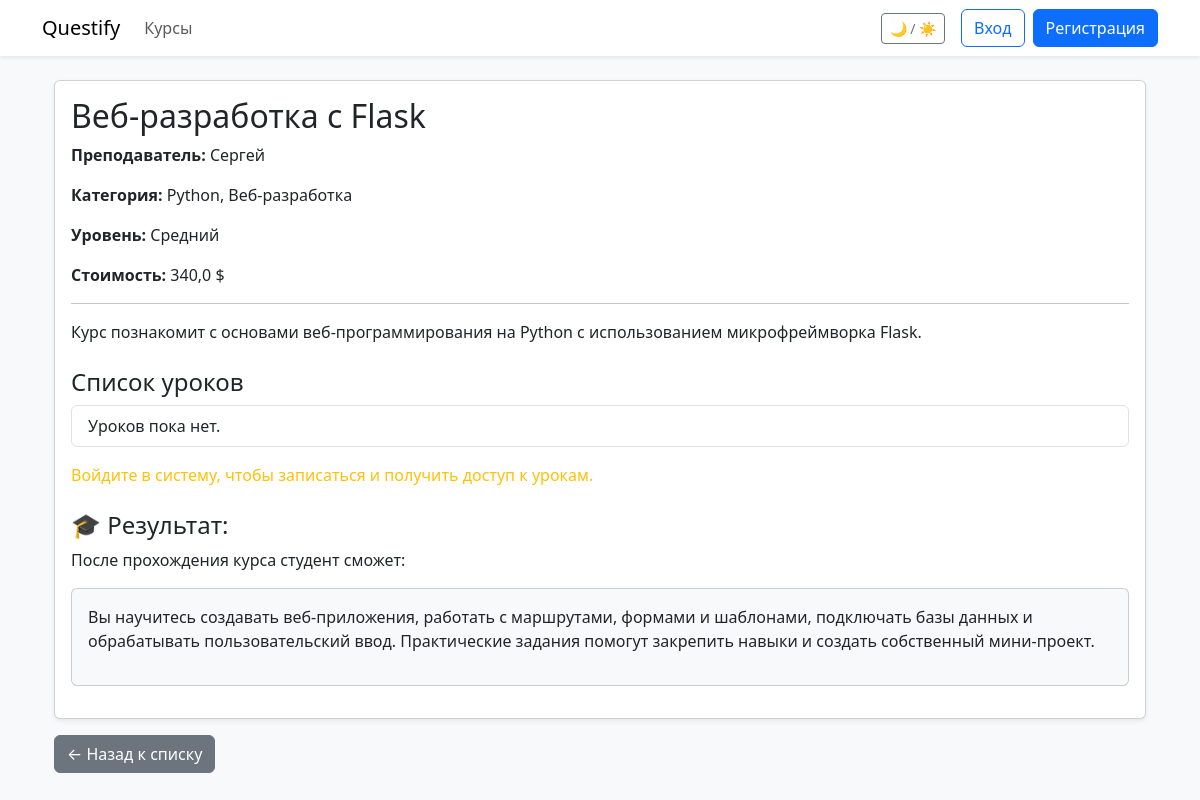
Before: /course/course/4/ with the older database file.
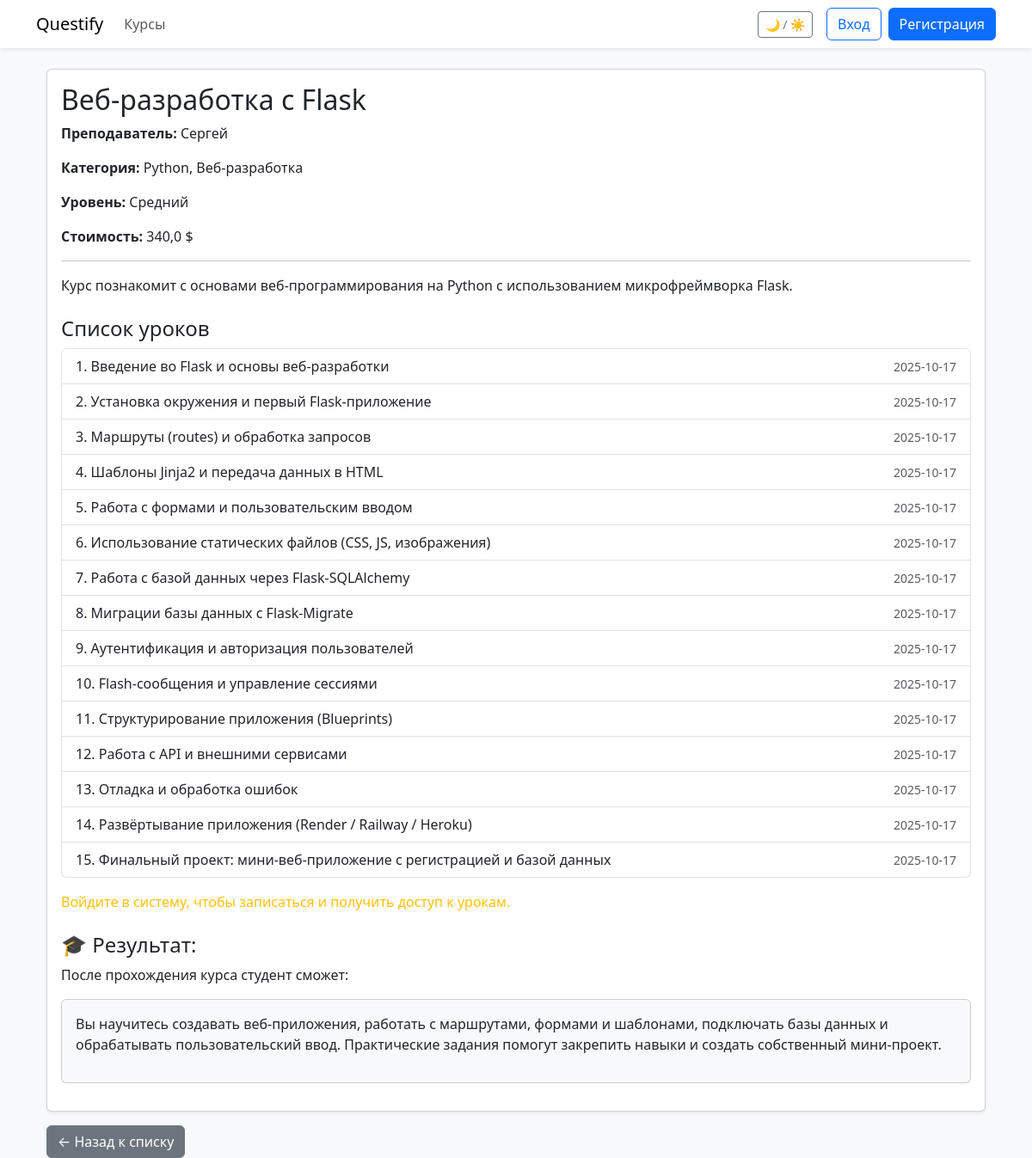
After: the same page with the newer database file.
### course/models/course.py (models this page shows, shortened)
class Category(models.Model):
    name = models.CharField("Название категории", max_length=30, unique=True)
    class Meta:
        verbose_name = "Категория"
        verbose_name_plural = "Категории"

### course/models/lesson.py (models this page shows, shortened)
class Lesson(models.Model):
    course = models.ForeignKey(Course, on_delete=models.CASCADE, related_name="lessons",verbose_name="Курс")
    title = models.CharField("Название урока", max_length=200)
    content = models.TextField("Содержание урока", blank=True, null=True)
    order = models.PositiveIntegerField("Порядковый номер урока", default=1)
    published = models.DateTimeField("Дата публикации", default=timezone.now)
    class Meta:
        verbose_name = "Урок"
        verbose_name_plural = "Уроки"
        ordering = ["order"]

### course/views.py (the view)
# urls.py: path('course/<int:pk>/', CourseDetailView.as_view(), name='course_detail'),
class CourseDetailView(DetailView):
    model = Course
    template_name = "course/course_detail.html"
    context_object_name = "course"

### course/templates/course/course_detail.html
{% extends "base.html" %}
{% block content %}
<div class="container mt-4">
  <div class="card shadow-sm">
    <div class="card-body">
      <h2 class="card-title">{{ course.title }}</h2>
      <p><strong>Преподаватель:</strong> {{ course.teacher }}</p>
      <p><strong>Категория:</strong>
        {% for cat in course.category.all %}
          {{ cat.name }}{% if not forloop.last %}, {% endif %}
        {% empty %}
          Нет
        {% endfor %}
      </p>
      <p><strong>Уровень:</strong> {{ course.get_level_display }}</p>
      <p><strong>Стоимость:</strong> {{ course.price }} $</p>
      <hr>
      <p>{{ course.description }}</p>
      <h4 class="mt-4">Список уроков</h4>
      <ul class="list-group">
        {% for lesson in course.lessons.all %}
          <li class="list-group-item d-flex justify-content-between align-items-center">
            <div>
              {% if user.is_authenticated and user.is_superuser or course.teacher == user or user in course.students.all %}
                <a href="{% url 'course:lesson_detail' course.pk lesson.pk %}">
                  {{ lesson.order }}. {{ lesson.title }}
                </a>
              {% else %}
                <span>{{ lesson.order }}. {{ lesson.title }}</span>
              {% endif %}
            </div>
            <small class="text-muted">{{ lesson.published|date:"Y-m-d" }}</small>
          </li>
        {% empty %}
          <li class="list-group-item">Уроков пока нет.</li>
        {% endfor %}
      </ul>
      {% if user.is_authenticated %}
        {% if user.role == "student" %}
          {% if user in course.students.all %}
            <p class="text-success mt-3">✅ Вы записаны на этот курс</p>
          {% else %}
            <a href="{% url 'course:enroll_course' course.id %}" class="btn btn-primary mt-3">Записаться на курс</a>
          {% endif %}
        {% endif %}
      {% else %}
        <p class="mt-3 text-warning">Войдите в систему, чтобы записаться и получить доступ к урокам.</p>
      {% endif %}
      {% if course.outcome %}
        <h4 class="mt-4">🎓 Результат:</h4>
        <p>После прохождения курса студент сможет:</p>
        <div class="card p-3 bg-light mb-3">
          {{ course.outcome|linebreaks }}
        </div>
      {% endif %}
    </div>
  </div>
  <a href="{% url 'course:course_list' %}" class="btn btn-secondary mt-3">← Назад к списку</a>
</div>
{% endblock %}

Changed rows visible on the page:
added Lesson: order "1", title "Введение во Flask и основы веб-разработки", published "2025-10-17"
added Lesson: order "2", title "Установка окружения и первый Flask-приложение", published "2025-10-17"
added Lesson: order "3", title "Маршруты (routes) и обработка запросов", published "2025-10-17"
added Lesson: order "4", title "Шаблоны Jinja2 и передача данных в HTML", published "2025-10-17"
added Lesson: order "5", title "Работа с формами и пользовательским вводом", published "2025-10-17"
added Lesson: order "6", title "Использование статических файлов (CSS, JS, изображения)", published "2025-10-17"
added Lesson: order "7", title "Работа с базой данных через Flask-SQLAlchemy", published "2025-10-17"
added Lesson: order "8", title "Миграции базы данных с Flask-Migrate", published "2025-10-17"
added Lesson: order "9", title "Аутентификация и авторизация пользователей", published "2025-10-17"
added Lesson: order "10", title "Flash-сообщения и управление сессиями", published "2025-10-17"
added Lesson: order "11", title "Структурирование приложения (Blueprints)", published "2025-10-17"
added Lesson: order "12", title "Работа с API и внешними сервисами", published "2025-10-17"
added Lesson: order "13", title "Отладка и обработка ошибок", published "2025-10-17"
added Lesson: order "14", title "Развёртывание приложения (Render / Railway / Heroku)", published "2025-10-17"
added Lesson: order "15", title "Финальный проект: мини-веб-приложение с регистрацией и базой данных", published "2025-10-17"
Other visible differences:
text no longer shown: "Уроков пока нет."
